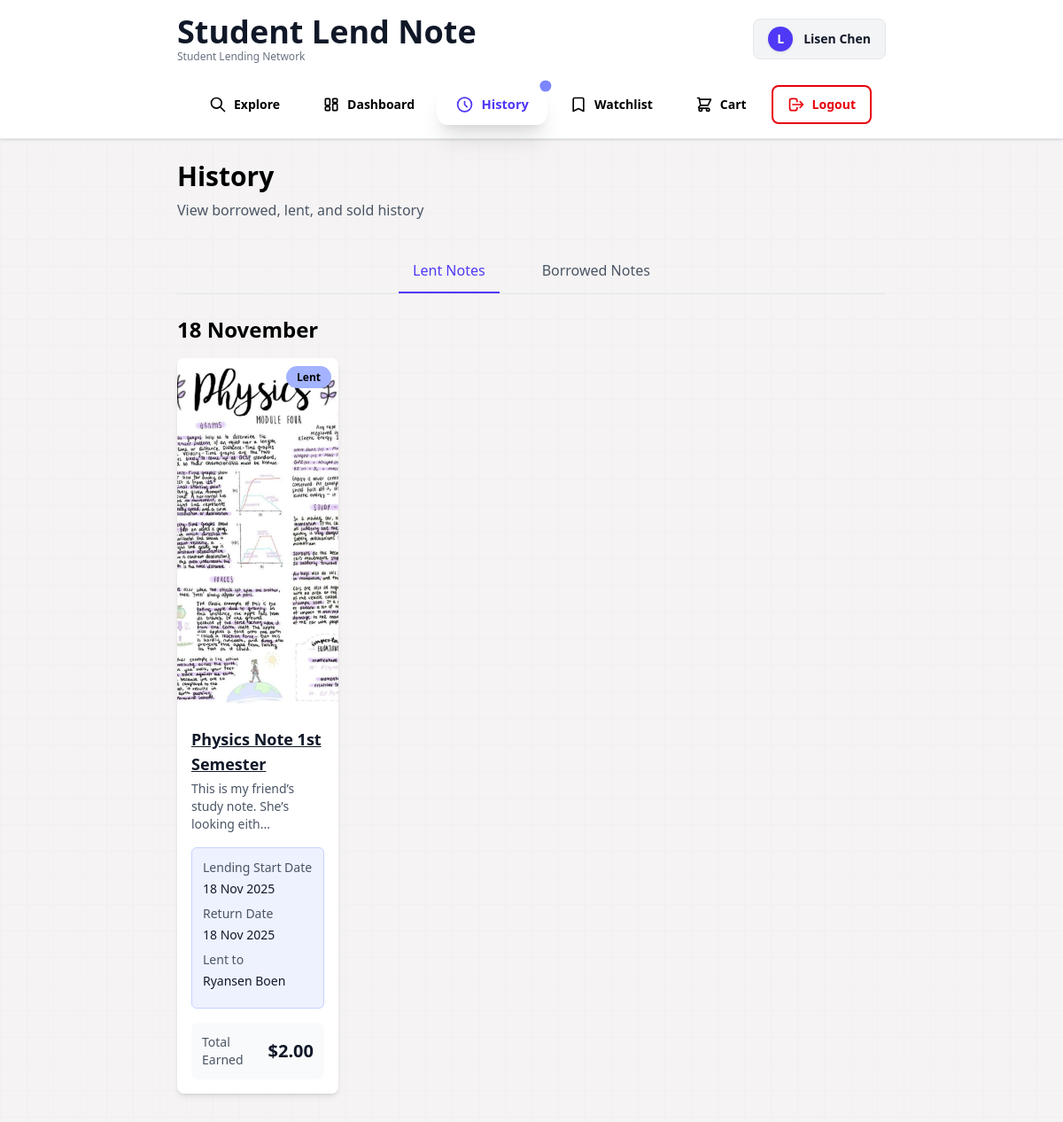
The app's page /history (signed in), older data.
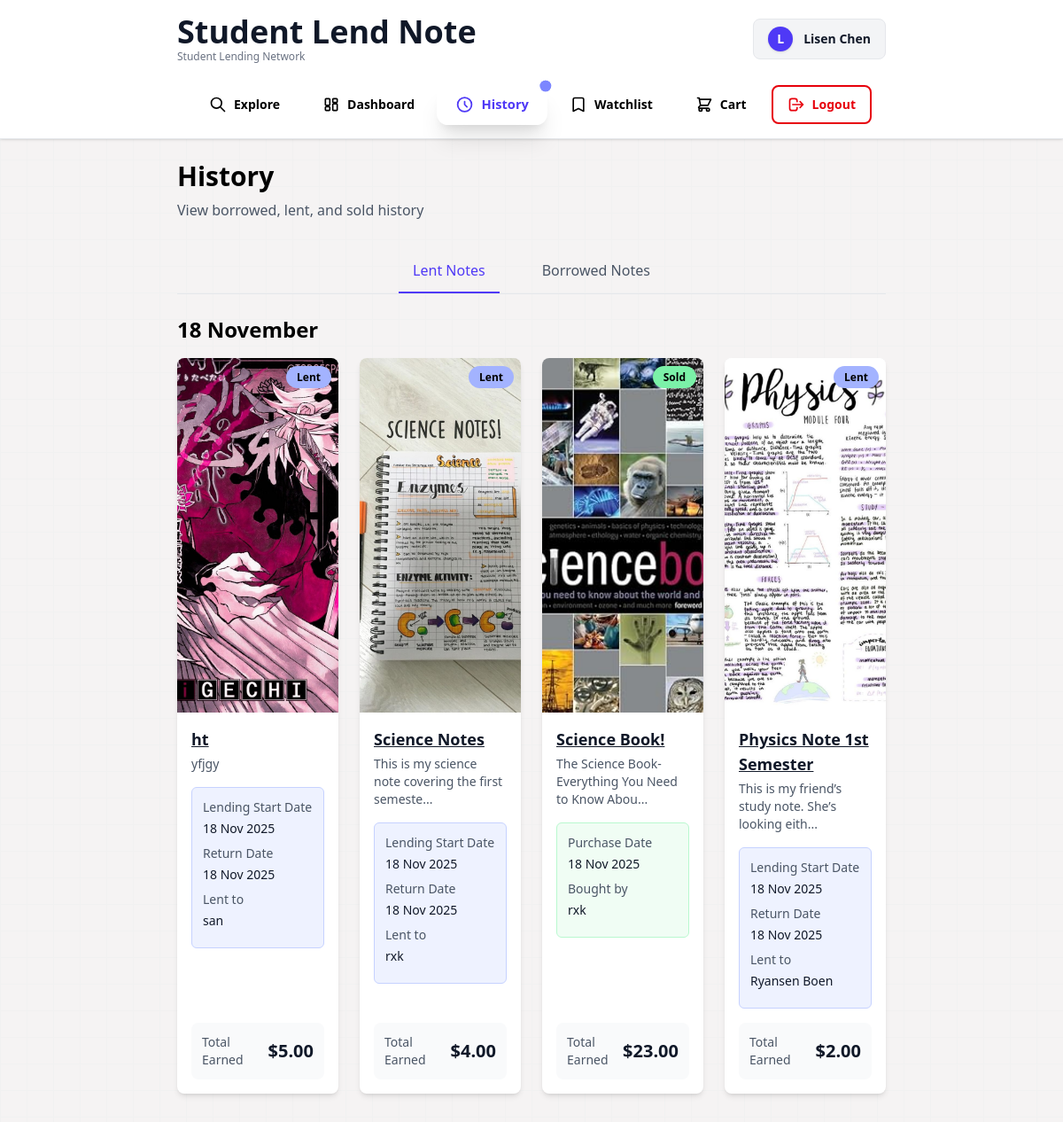
The same page, newer data.
### models.py (models this page shows, shortened)
class Note(db.Model):
    note_id = db.Column(db.Integer, primary_key=True)
    image_filename = db.Column(db.String(255), nullable=True)
    title = db.Column(db.String(200), nullable=False)
    isbn = db.Column(db.String(17), nullable=True)
    price = db.Column(db.Numeric(10, 2), nullable=False)
    price_sale = db.Column(db.Numeric(10, 2), nullable=False)
    description = db.Column(db.Text, nullable=True)
    condition = db.Column(
        db.Enum('MINIMUM', 'GOOD', 'BRAND NEW', name='condition_enum'),
        nullable=False
    )
    pickup_location = db.Column(db.String(200), nullable=False)
    available_date = db.Column(db.DateTime, nullable=False)
    status = db.Column(
        db.Enum('AVAILABLE', 'LENT', 'SOLD', 'RESERVED', 'HIDDEN', 'NEED ACTION','DELETED', name='status_enum'),
        default='AVAILABLE',
        nullable=False
    )
    listing_type = db.Column(
        db.Enum('RENTAL', 'SALE', 'BOTH', name='listing_type_enum'),
        nullable=False
    )
    listing_date = db.Column(db.DateTime, default=db.func.now(), nullable=False)
    incoming_return_date = db.Column(db.DateTime, nullable=True)
    avg_rating = db.Column(db.Numeric(3, 2), default=0.00)
    rating_count = db.Column(db.Integer, default=0)
    owner_id = db.Column(db.Integer, db.ForeignKey('user.user_id'), nullable=False)
    buyer_id = db.Column(db.Integer, db.ForeignKey('user.user_id'), nullable=True)
    current_history_id = db.Column(db.Integer, db.ForeignKey('history.history_id'), nullable=True)
    owner = db.relationship('User', foreign_keys=[owner_id], backref='notes_owned')
    buyer = db.relationship('User', foreign_keys=[buyer_id], backref='notes_bought')
    current_history = db.relationship('History', foreign_keys=[current_history_id], post_update=True)
    tags = db.Column(db.String(200), nullable=True)
    embedding = db.Column(db.PickleType, nullable=True)

class History(db.Model):
    history_id = db.Column(db.Integer, primary_key=True, autoincrement=True)
    buyer_id = db.Column(db.Integer, db.ForeignKey('user.user_id'), nullable=False)
    owner_id = db.Column(db.Integer, db.ForeignKey('user.user_id'), nullable=False)
    note_id = db.Column(db.Integer, db.ForeignKey('note.note_id'), nullable=False)
    transaction_type = db.Column(
        db.Enum('BUY', 'BORROW', name='history_transaction_type_enum'),
        nullable=False
    )
    borrow_start_date = db.Column(db.DateTime)
    transaction_date = db.Column(db.DateTime)
    total_price = db.Column(db.Numeric(10, 2), nullable=False)
    buyer = db.relationship('User', foreign_keys=[buyer_id], backref='purchases')
    owner = db.relationship('User', foreign_keys=[owner_id], backref='sales')
    note = db.relationship('Note', foreign_keys=[note_id], backref='history_records')

class User(db.Model):
    user_id = db.Column(db.Integer, primary_key=True)
    username = db.Column(db.String(80), unique=True, nullable=False)
    email = db.Column(db.String(120), unique=True, nullable=False)
    password = db.Column(db.String(200), nullable=False)
    about = db.Column(db.String(200), nullable=False, default='Hey! I am using Student Lent Note')
    created_at = db.Column(db.DateTime, default=db.func.now())
    avg_rating = db.Column(db.Numeric(3, 2), default=0.00)
    rating_count = db.Column(db.Integer, default=0)

### app.py (the view)
@app.route('/history')
@login_required
def history():
    print(f"Adding to history")
    user_id = session['user_id']
    history_buyer = History.query.filter_by(buyer_id=user_id).order_by(History.transaction_date.desc()).all()
    history_owner = History.query.filter_by(owner_id=user_id).order_by(History.transaction_date.desc()).all()
    history_buyer = make_history_dictionary(history_buyer)
    history_owner = make_history_dictionary(history_owner)
    return render_template('history.html', history_buyer=history_buyer, history_owner=history_owner)

### app.py (called while the page is built)
def make_history_dictionary(history):
    history_dict = defaultdict(list)
    for h in history:
        transaction_date = h.transaction_date.date() if h.transaction_date else h.borrow_start_date.date()
        transaction_date = transaction_date.strftime('%#d %B')
        history_dict[transaction_date].append({
            'note': h.note,
            'transaction_type': h.transaction_type,
            'borrow_start_date': h.borrow_start_date,
            'transaction_date': h.transaction_date,
            'total_price': h.total_price,
            'buyer' : h.buyer,
            'owner': h.owner
        })
        print(f'this are the borrow start date: {h.borrow_start_date}')
    return history_dict

### templates/history.html (shortened to what this page needs)
<!DOCTYPE html>
<html lang="en">
<head>
    <script src="https://cdn.jsdelivr.net/npm/@tailwindcss/browser@4"></script><script src="https://cdn.jsdelivr.net/npm/@tailwindcss/browser@4"></script>
</head>
<body>
    {% include 'components/navbar.html'%}
    {% include '/components/bg.html' %}
    <div class="mx-50">
        <h1 class="text-3xl font-bold mb-2 mt-6">History</h1>
        <p class="text-gray-600 mb-8">View borrowed, lent, and sold history</p>
        <nav class="border-b border-gray-200 mb-6">
            <ul class="flex justify-center gap-8">
                <li>
                    <button
                        class="tab-button px-4 py-3 font-medium text-gray-600 border-b-2 border-transparent hover:text-gray-900 hover:border-gray-300 transition-colors"
                        data-tab="lended_notes"
                        onclick="switchTab('lended_notes')">
                        Lent Notes
                    </button>
                </li>
                <li>
                    <button
                        class="tab-button px-4 py-3 font-medium text-gray-600 border-b-2 border-transparent hover:text-gray-900 hover:border-gray-300 transition-colors"
                        data-tab="borrowed_notes"
                        onclick="switchTab('borrowed_notes')">
                        Borrowed Notes
                    </button>
                </li>
            </ul>
        </nav>
        <div id="lended_notes_container" class="tab-content hidden">
            {% if history_owner|length > 0 %}
                {% include '/components/history_owner.html' %}
            {% endif %}
        </div>
    </div>
</body>
</html>

### templates/components/history_owner.html (shortened to what the changed rows need)
<div class="space-y-8 mb-8">
    {% for date, items in history_owner.items() %}
        <div>
            <h2 class="text-2xl font-bold mb-4">{{ date }}</h2>
            <div class="grid grid-cols-4 gap-6">
                {% for item in items %}
                <div class="bg-white rounded-lg shadow-md overflow-hidden hover:shadow-lg transition-shadow flex flex-col h-full">
                    <div class="relative h-100 bg-gray-100 shrink-0">
                        <img src="{{ url_for('static', filename='uploads/' + item['note'].image_filename) }}"
                             alt="{{ item['note'].title }}"
                             class="w-full h-full object-cover">
                        <div class="absolute top-2 right-2">
                            {% if item['transaction_type'] == 'BORROW' %}
                                <span class="bg-indigo-300 text-xs font-semibold px-3 py-1 rounded-full">
                                    Lent
                                </span>
                            {% else %}
                                <span class="bg-green-300 text-xs font-semibold px-3 py-1 rounded-full">
                                    Sold
                                </span>
                            {% endif %}
                        </div>
                    </div>
                    <div class="p-4 flex flex-col grow">
                        <a href="{{ url_for('detail', note_id=item['note'].note_id) }}"
                           class="text-lg font-semibold text-gray-900 mb-1 underline hover:text-indigo-600 transition-colors">
                            {{ item['note'].title }}
                        </a>
                        <p class="text-sm text-gray-600 mb-4">
                            {{ item['note'].description[:50] }}{% if item['note'].description|length > 50 %}...{% endif %}
                        </p>
                        <div class="space-y-2 mb-4">
                            {% if item['transaction_type'] == 'BORROW' %}
                                <div class="bg-indigo-50 border border-indigo-200 rounded-md p-3 text-sm">
                                    <p class="text-gray-600 font-medium mb-1">Lending Start Date</p>
                                    <p class="text-gray-900 mb-2">{{ item['borrow_start_date'].strftime("%d %b %Y")}}</p>
                                    {% if item['transaction_date'] %}
                                        <p class="text-gray-600 font-medium mb-1">Return Date</p>
                                        <p class="text-gray-900 mb-2">{{ item['transaction_date'].strftime("%d %b %Y") }}</p>
                                    {%endif%}
                                    <p class="text-gray-600 font-medium mb-1">Lent to</p>
                                    <p class="text-gray-900 mb-2">{{item['buyer'].username}}</p>
                                </div>
                            {% endif %}
                            {% if item['transaction_type'] == 'BUY' %}
                                <div class="bg-green-50 border border-green-200 rounded-md p-3 text-sm">
                                    <p class="text-gray-600 font-medium mb-1">Purchase Date</p>
                                    <p class="text-gray-900 mb-2">{{ item['transaction_date'].strftime("%d %b %Y")}}</p>
                                    <p class="text-gray-600 font-medium mb-1">Bought by</p>
                                    <p class="text-gray-900 mb-2">{{ item['buyer'].username }}</p>
                                </div>
                            {% endif %}
                        </div>
                        <div class="mt-auto">
                            <div class="flex items-center justify-between p-3 bg-gray-50 rounded-lg">
                                <span class="text-sm text-gray-600 font-medium">Total Earned</span>
                                <span class="text-xl font-bold text-gray-900">${{ item['total_price'] }}</span>
                            </div>
                        </div>
                    </div>
                </div>
                {% endfor %}
            </div>
        </div>
    {% endfor %}
</div>

Row changes from the older to the newer data that the page shows:
added Note: image_filename (picture), note "ht", note "yfjgy"
added History: borrow_start_date "18 Nov 2025", transaction_date "18 Nov 2025", total_price "5.00"
added User: buyer.username "san"
now on this page (row edited): Note: image_filename (picture), note "Science Notes", note "This is my science note covering the first semeste"
added History: borrow_start_date "18 Nov 2025", transaction_date "18 Nov 2025", total_price "4.00"
added User: buyer.username "rxk", buyer.username "rxk"
now on this page (row edited): Note: image_filename (picture), note "Science Book!", note "The Science Book- Everything You Need to Know Abou"
added History: transaction_date "18 Nov 2025", total_price "23.00"
Text that changed along with them:
new list line: "Lent Lending Start Date Return Date Lent to Total Earned $ Lent ... Lending Start Date Return Date Lent to Total Earned $ Sold ... Purchase Date Bought by Total Earned $"
